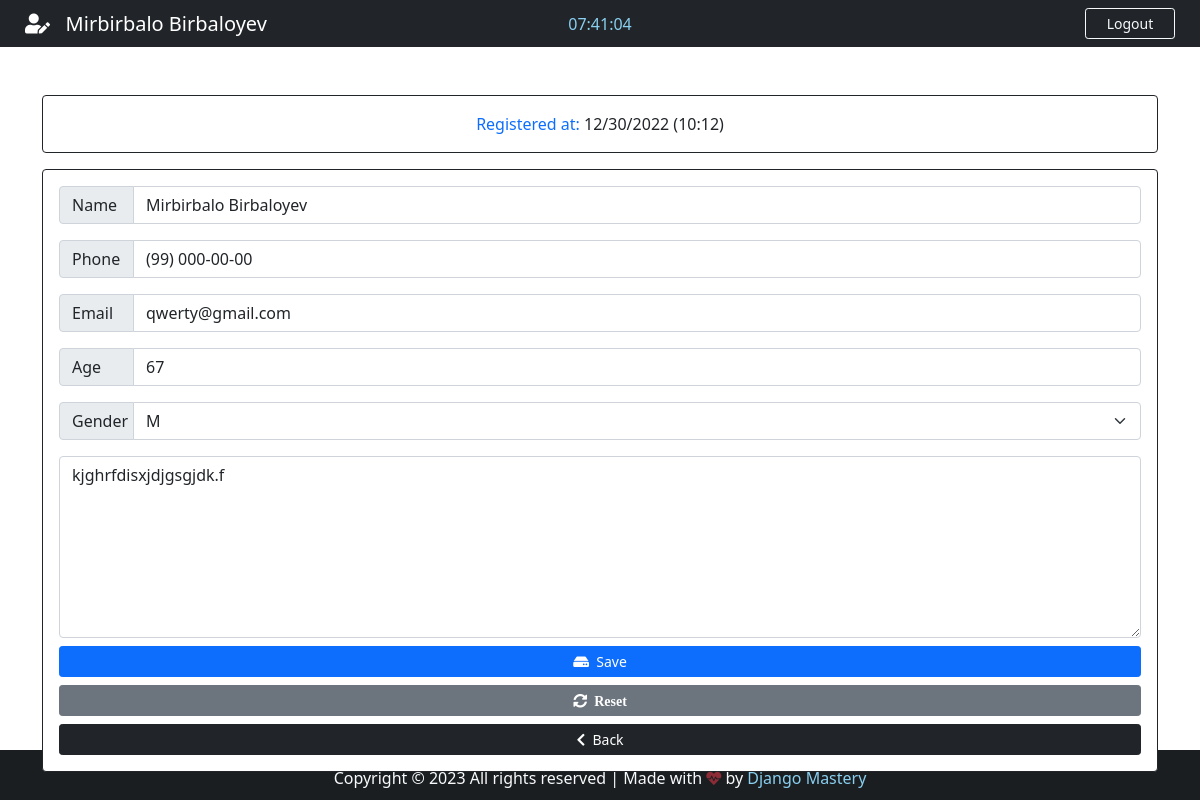
The app's page /patient/24 (signed in) with its own data.
### App/models.py (models this page shows, shortened)
class Patient(models.Model):
    GENDER = (
        ('M', 'M'),
        ('F', 'F'),
    )
    id = models.IntegerField(primary_key=True)
    name = models.CharField(max_length=40)
    phone = models.CharField(max_length=40)
    email = models.CharField(max_length=40)
    age = models.CharField(max_length=3)
    gender = models.CharField(max_length=1, null=True, choices=GENDER)
    note = models.TextField(blank=True)
    created_at = models.DateTimeField(auto_now_add=True)

### App/views.py (the view)
# urls.py: path('patient/<str:patient_id>', views.patient, name='patient'),
@cache_control(no_cache=True, must_revalidade=True, no_store=True)
@login_required(login_url='login')
def patient(request, patient_id):
    patient = Patient.objects.get(id=patient_id)
    if patient != None:
        return render(request, 'edit.html', {'patient': patient})

### App/templates/edit.html (shortened to what this page needs)
{% extends 'add.html' %}
{% block nav-content %}
    <i class="fas fa-user-edit"></i>&nbsp;&nbsp; {{ patient.name }}
{% endblock nav-content %}
{% block time %}
    <div class="col-sm">
    <center>
        <span id="clock" style="color: #89cff0;"></span>
    </center>
    </div>
{% endblock time %}
{% block card-title %}
    Registered at: <span class="text-dark">{{ patient.created_at | date:"m/d/Y (H:m)"  }}</span>
{% endblock card-title %}
{% block Btn-add %}
    <i class="fas fa-hdd"></i>&nbsp;&nbsp;Save
{% endblock Btn-add %}
{% block Btn-reset %}
<button type="reset" class="btn btn-secondary btn-sm txt-sm"><i class="fas fa-sync-alt">&nbsp;&nbsp;Reset</i></button>
{% endblock Btn-reset %}
{% block Action %} action="/edit_patient/" {% endblock Action %}
{% block Value-name %} value = '{{ patient.name }}' {% endblock Value-name %}
{% block Value-phone %} value = '{{ patient.phone }}' {% endblock Value-phone %}
{% block Value-email %} value = '{{ patient.email }}' {% endblock Value-email %}
{% block Value-age %} value = '{{ patient.age }}' {% endblock Value-age %}
{% block option %}
<option style="background-color: #d3d3d3; color: #007bff">{{ patient.gender }}</option>
{% endblock option %}
{% block note %}{{ patient.note }}{% endblock note %}

### App/templates/add.html (shortened to what this page needs)
{% extends 'base.html' %}
{% load static %}
{% block btn-nav %}
<a class="btn btn-outline-danger btn-sm border-light text-light" id="btn-nav" data-bs-toggle="modal" data-bs-target="#logoutModal">Logout</a>
{% endblock btn-nav %}
{% block footer %} style="color: #89cff0; text-decoration: none;" {% endblock footer %}
{% block content %}
<div class="container">
    <div class="row">
        <div class="col-lg-12">
            <div class="card card-body border-dark text-primary mt-5">
                <span class="text-center txt-sm">{% block card-title %}FILL OUT THE FORM BELOW{% endblock card-title %}</span>
            </div>
            <form {% block Action %} action="/add_patient/" {% endblock Action %} method="POST" autocomplete="off" enctype="multipart/form-data" class="card p-3 border-dark mt-3">
                <div class="input-group inpout-group-sm mb-3">
                    <span class="input-group-text side-label"><span class="txt-sm">Name</span></span>
                    <input type="text" class="form-control" name="name" id="name" maxlength="40" placeholder="First and Last name" {% block Value-name %} {% endblock Value-name %}>
                </div>
                <div class="input-group inpout-group-sm mb-3">
                    <span class="input-group-text side-label"><span class="txt-sm">Phone</span></span>
                    <input type="text" class="form-control" name="phone" id="phone" placeholder="Patient phone" {% block Value-phone %} {% endblock Value-phone %}>
                </div>
                <div class="input-group inpout-group-sm mb-3">
                    <span class="input-group-text side-label"><span class="txt-sm">Email</span></span>
                    <input type="email" class="form-control" name="email" id="email" maxlength="40" placeholder="Patient email" {% block Value-email %} {% endblock Value-email %}>
                </div>
                <div class="input-group inpout-group-sm mb-3">
                    <span class="input-group-text side-label"><span class="txt-sm">Age</span></span>
                    <input type="text" class="form-control" name="age" id="age" maxlength="3" placeholder="Patient age" {% block Value-age %} {% endblock Value-age %}>
                </div>
                <div class="input-group inpout-group-sm mb-3">
                    <label class="input-group-text side-label"><span class="txt-sm">Gender</span></label>
                    <select class="form-select" name="gender" id="gender">
                        {% block option %}{% endblock option %}
                    </select>
                </div>
                <div class="form-group">
                    <textarea class="form-control txt-sm" name="note" rows="7" placeholder="Description is optional...">{% block note %}{% endblock note %}</textarea>
                </div>
                <div class="d-grid gap-2 mt-2">
                    <button type="submit" class="btn btn-primary btn-sm txt-sm" id="btn-add">
                        {% block Btn-add %}{% endblock Btn-add %}
                    </button>
                    {% block Btn-reset %}{% endblock Btn-reset %}
                    <a href="{% url 'backend' %}" class="btn btn-dark btn-sm txt-sm"><i class="fas fa-chevron-left"></i>&nbsp;&nbsp;Back</a>
                </div>
            </form>
        </div>
    </div>
</div>
{% endblock content %}

### static/css/style.css (style rules this page uses)
html, body { height: 100%; margin: 0; max-width: 100%; overflow-x: hidden; }
#btn-nav { width: 90px; float: right; margin-right: 25px; }
.side-label { width: 75px; }

### records on screen
Patient: name "Mirbirbalo Birbaloyev", created_at "12/30/2022 (10:12)", phone "(99) 000-00-00", email "qwerty@gmail.com", age "67", gender "M", note "kjghrfdisxjdjgsgjdk.f"
